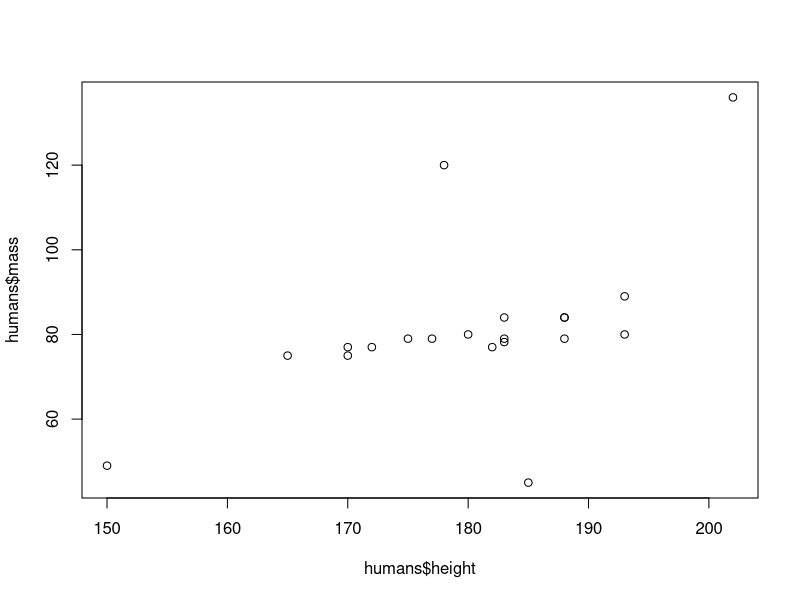
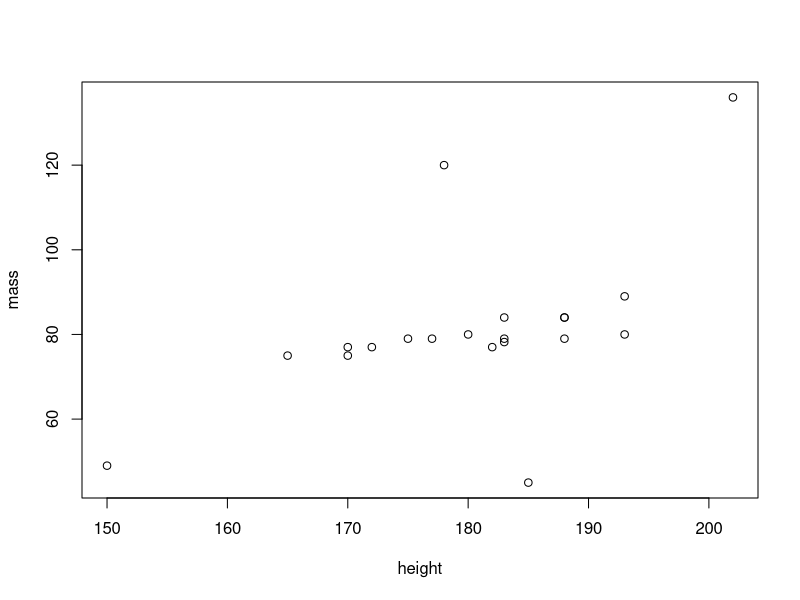
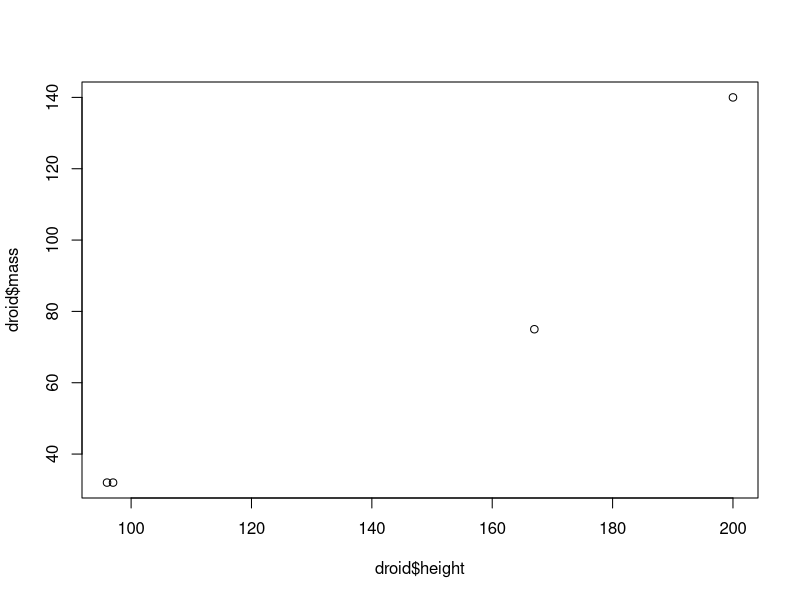
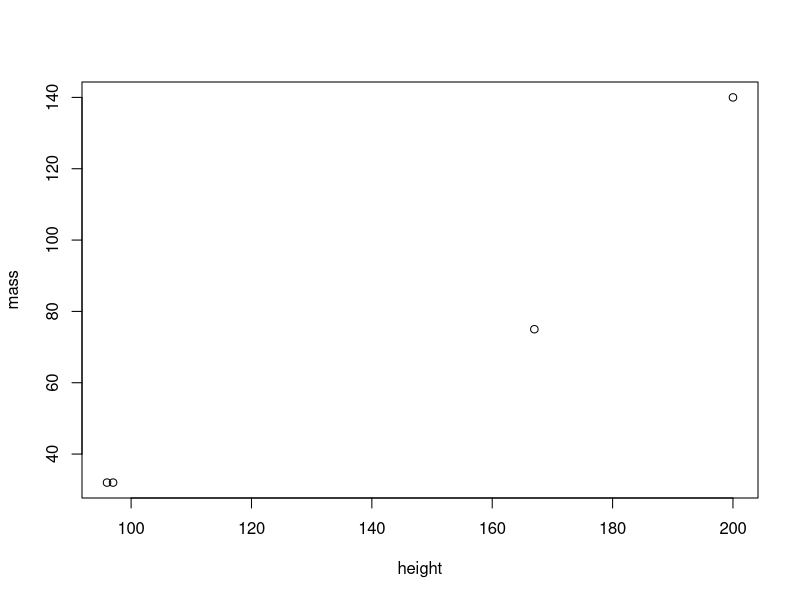

Write R code to recreate these figures, in order.
## ---- chunk 1
library(tidyverse)
## ---- chunk 2
glimpse(starwars)
## ---- chunk 3
humans <- starwars %>% filter(species == "Human")
plot(humans$height, humans$mass)

starwars %>% filter(species == "Human") %>% plot(mass ~ height, data = .)

## ---- chunk 4
droid <- starwars %>% filter(species == "Droid")
plot(droid$height, droid$mass)

starwars %>% filter(species == "Droid") %>% plot(mass ~ height, data = .)

## ---- chunk 5
starwars %>% group_by(homeworld)%>% summarise(count=n())
## ---- chunk 6
starwars %>% group_by(homeworld)%>% summarise(count=n()) %>% arrange(count,descending=TRUE)

## ---- chunk 7
starwars %>% group_by(eye_color) %>% arrange(mean(height))
## ---- chunk 8

## ---- chunk 9


## ---- chunk 10

